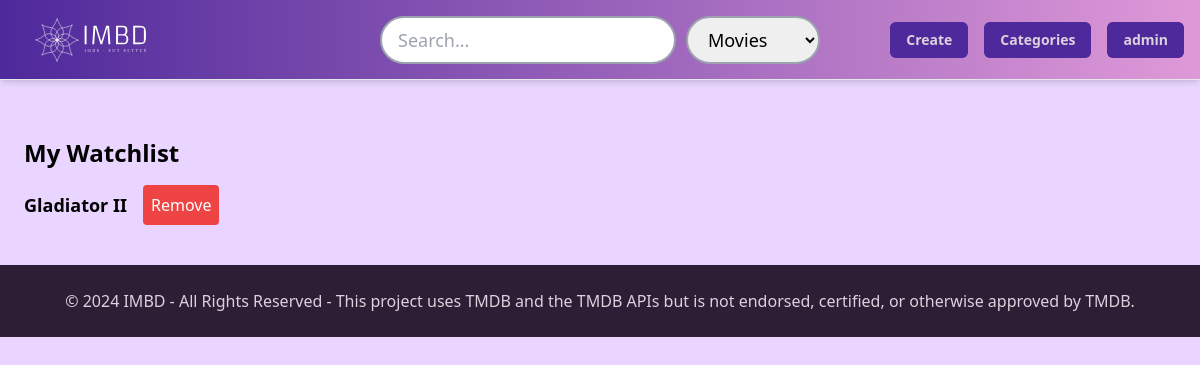
Before: /watchlist/ (signed in) with the older database file.
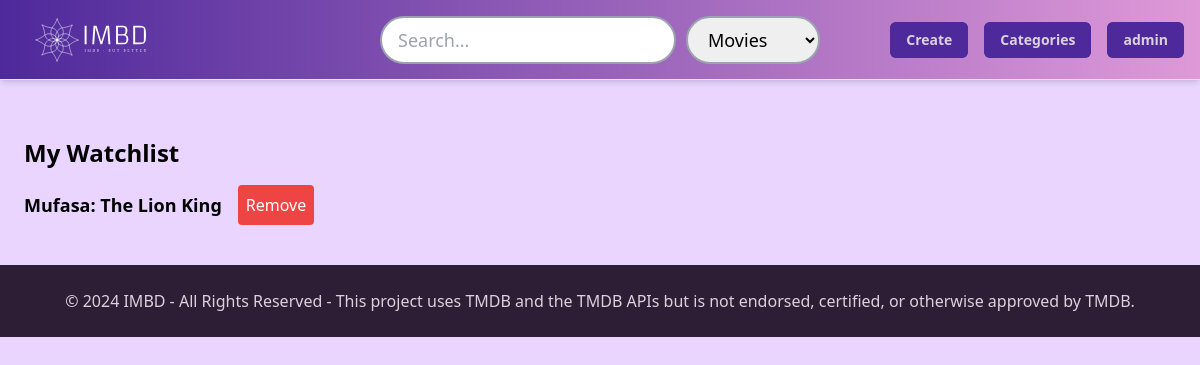
After: the same page with the newer database file.
### IMBD_app/models.py (models this page shows, shortened)
class Watchlist(models.Model):
    user = models.ForeignKey(User, on_delete=models.CASCADE)
    movie = models.ForeignKey(Movie, on_delete=models.CASCADE)
    class Meta:
        unique_together = ('user', 'movie')  # Verhindert doppelte Einträge

class Movie(models.Model):
    tmdb_id = models.IntegerField(unique=True, null=True, blank=True)  # Allow null for custom entries
    title = models.CharField(max_length=255)
    release_date = models.DateField(null=True, blank=True)
    custom_id = models.CharField(max_length=6, unique=True, null=True, blank=True)  # Unique 6-character ID for custom actors
    backdrop_path = models.CharField(max_length=255, null=True, blank=True)  # Path to backdrop image (TMDb)
    custom_backdrop_image = models.ImageField(  # Neues Feld für benutzerdefinierte Backdrops
        upload_to='movies/backdrops/',
        null=True,
        blank=True,
        validators=[FileExtensionValidator(allowed_extensions=['jpg', 'jpeg', 'png'])],
    )
    overview = models.TextField(null=True, blank=True)
    rating = models.FloatField(null=True, blank=True)  # Average TMDb rating
    genres = models.ManyToManyField(Genre, related_name="movies")  # Many-to-Many relationship with Genre
    actors = models.ManyToManyField('Actor', related_name="movies")
    directors = models.ManyToManyField('Director', related_name="movies")  # Many-to-Many with Director
    is_custom = models.BooleanField(default=False)  # Flag for custom movies (not from TMDb)
    cached_at = models.DateTimeField(auto_now_add=True)  # Last time the movie was fetched
    created_at = models.DateTimeField(auto_now_add=True)
    updated_at = models.DateTimeField(auto_now=True)

### IMBD_app/views.py (the view)
# urls.py: path('watchlist/', views.watchlist_view, name='watchlist'),
def watchlist_view(request):
    if not request.user.is_authenticated:
        messages.error(request, "You need to be logged in to view your watchlist.")
        return redirect('IMBD_app:user_login')
    watchlist_items = Watchlist.objects.filter(user=request.user)
    return render(request, "watchlist.html", {
        "movie_titles": watchlist_items
    })

### IMBD_app/templates/watchlist.html (shortened to what this page needs)
{% extends 'base.html' %}
{% block main %}
<div class="p-6" style="margin-top: 3cm;">
    <h1 class="text-2xl font-bold mb-4">My Watchlist</h1>
    {% if movie_titles %}
        <ul>
            {% for item in movie_titles %}
                <li class="mb-4 flex items-center">
                    <span class="text-lg font-semibold">{{ item.movie.title }}</span>
                    <form method="post" action="{% url 'IMBD_app:toggle_watchlist' item.movie.tmdb_id %}" class="ml-4">
                        <button type="submit"
                                class="p-2 bg-red-500 text-white rounded hover:bg-red-600">
                            Remove
                        </button>
                    </form>
                </li>
            {% endfor %}
        </ul>
    {% else %}
        <p class="text-gray-600">Your watchlist is empty.</p>
    {% endif %}
</div>
{% endblock %}

### IMBD_app/templates/base.html (shortened to what this page needs)
<!DOCTYPE html>
<html>
    <head>
        {% load static %}
        <link rel="stylesheet" href="{% static 'output.css' %}">
    </head>
    <body class="bg-purple-200">
        <main class="spaced-content">
        <div id="top-bar"
        class="top-bar z-10 fixed top-0 left-0 w-full bg-gradient-to-r from-dark-purple to-light-pink shadow-md grid grid-cols-3 grid-rows-1 items-center h-20 hidden-top-bar border-b">
        <div class="top-bar-logo flex justify-start items-center px-4 col-start-1 col-end-2">
            <a href="{% url 'IMBD_app:home' %}">
            <img src="{% static 'images/logo_full.svg' %}" alt="Logo" class="h-10 pointer-events-none" id="top-bar-logo">
            </a>
        </div>
        <div class="top-bar-search justify-self-center" id="top-bar-search">
            <form id="searchForm" method="get" action="{% url 'IMBD_app:movie_list' %}" style="display: flex; gap: 10px;">
                <input type="text" name="q" placeholder="Search..." value="{{ query }}" class="px-4 py-2 text-lg rounded-full border-2 border-gray-400 focus:outline-none focus:ring-2 focus:ring-blue-500">
                <select id="categorySelect" name="category" class="px-4 py-2 text-lg rounded-full border-2 border-gray-400 focus:outline-none focus:ring-2 focus:ring-blue-500">
                    <option value="movie" {% if category == "movie" %}selected{% endif %}> Movies </option>
                </select>
            </form>
        </div>
        <div class="flex justify-end items-center px-4 col-start-3 col-end-4 gap-4">
            {% if user.is_authenticated and user.is_staff %}
            <a href="/create"
            class="relative px-4 py-2 text-sm font-semibold text-text-white bg-dark-purple rounded-md group overflow-hidden hover:bg-hover-button transition-all duration-300">
            <span class="absolute inset-0 border-2 border-dark-purple rounded-md transition-all duration-300 group-hover:border-hover-button"></span>
            <span class="relative">
                Create
            </span>
            </a>
            {% endif %}
            <button
                id="menu-button"
                type="button"
                class="relative px-4 py-2 text-sm font-semibold text-text-white bg-dark-purple rounded-md group overflow-hidden hover:bg-hover-button transition-all duration-300"
                aria-expanded="false"
                aria-haspopup="true">
                <span class="absolute inset-0 border-2 border-dark-purple rounded-md transition-all duration-300 group-hover:border-hover-button"></span>
                <span class="relative">Categories</span>
            </button>
            <div class="relative">
                <button
                    id="account-dropdown-button"
                    class="relative px-4 py-2 text-sm font-semibold text-text-white bg-dark-purple rounded-md group overflow-hidden hover:bg-hover-button transition-all duration-300">
                    <span class="absolute inset-0 border-2 border-dark-purple rounded-md transition-all duration-300 group-hover:border-hover-button"></span>
                    <span class="relative">
                        {% if user.is_authenticated %}
                            {{ user.username }}
                        {% else %}
                            Account
                        {% endif %}
                    </span>
                </button>
            </div>
        </div>
        </div>
            {% block main %}
            {% endblock main %}
        </main>
        <footer class="bg-footer-purple text-text-white text-center py-6">
            <p>© 2024 IMBD - All Rights Reserved - This project uses TMDB and the TMDB APIs but is not endorsed, certified, or otherwise approved by TMDB.</p>
        </footer>
    </body>
</html>

### IMBD_app/templates/base.html (style rules this page uses)
.top-bar-logo img { height: 150px; width: auto; }

Changed rows visible on the page:
removed Watchlist: movie "Gladiator II"
added Watchlist: movie "Mufasa: The Lion King"
